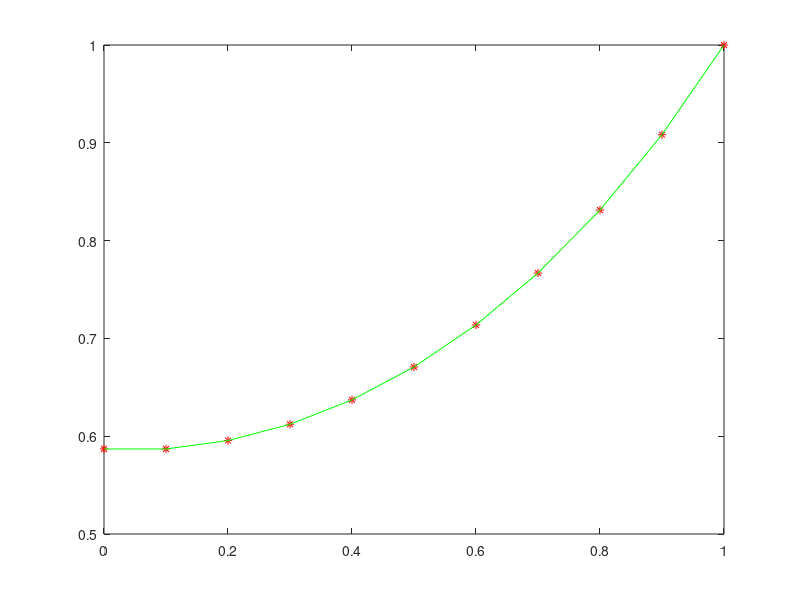

Reproduce this figure in MATLAB.
%cfdassy: FDM porous fin 
mesh=11;
t=zeros(1,mesh);
t(end)=1;
dx=1/(mesh-1);
w1=1.1422;w2=0.5710;
for k=1:100
    %t_old=t;
    for i=2:mesh-1
        t(i)=(t(i+1)+t(i-1)-w1*(dx^2)*(t(i))^2)/(2+w2*dx^2);
    end
    t(1)=t(2);
end
x=linspace(0,1,mesh);
plot(x,t,'*r');hold on;%put analytical here
plot(x,t,'-g');hold off;
